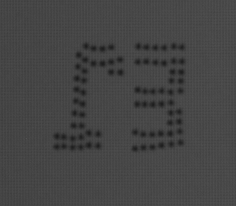
#> input picture capi_mark.png, 236 x 206 px; its folder holds only this picture in this run
$ python -i capi_white_frame.py   (imports and definitions only)
#> lines starting #> are read from the running program, lines starting #| are printed output that depends on the picture; after the words box and inside, x2 and y2 are one past the last pixel; in counts of white or black regions, pixels touching at a corner belong together
### capi_image_orientation.py
"""Orientation correction for images entering detection."""

from pathlib import Path
from typing import Optional, Union
from collections import OrderedDict
from contextlib import contextmanager
from contextvars import ContextVar
import logging
import time
import threading

import cv2
import numpy as np

logger = logging.getLogger("capi.image_io")
_IMAGE_CACHE_MAX_BYTES = 256 * 1024 * 1024
_TIFF_BUFFER_MAX_BYTES = 64 * 1024 * 1024
_NATIVE_GRAY_MODE = "single-row-gray-tiff"
_panel_image_cache = ContextVar("panel_image_cache", default=None)


# [39 lines left out: functions use_capi_aoi_fast_path, panel_image_cache, timed_inference_stage, not called in this run]


def apply_detection_orientation(
    image: Optional[np.ndarray],
    rotate_180: bool,
) -> Optional[np.ndarray]:
    if image is None or not rotate_180:
        return image
    return cv2.rotate(image, cv2.ROTATE_180)


# [64 lines left out: functions _read_cached_source, _is_single_row_gray_tiff, not called in this run]


def read_detection_image(
    image_path: Union[str, Path],
    flags: int,
    rotate_180: bool,
) -> Optional[np.ndarray]:
#> called with flags = -1, rotate_180 = False
    cache = _panel_image_cache.get()
    if cache is None or cache["owner"] != threading.get_ident():
        image = cv2.imread(str(image_path), flags)
#> image is the input picture: shape (206, 236, 3); min 27, max 82, mean 68.7
        return apply_detection_orientation(image, rotate_180)

    started = time.perf_counter()
    path = Path(image_path)
    try:
        stat = path.stat()
        signature = (stat.st_size, stat.st_mtime_ns)
    except OSError:
        signature = None
    # Only the validated 8-bit gray TIFF format can share decode modes. Keep
    # all other encodings separate, including 16-bit and EXIF behavior.
    key = (str(path), flags, bool(rotate_180))
    native_gray_key = (str(path), _NATIVE_GRAY_MODE, bool(rotate_180))
    cached = cache["images"].pop(key, None)
    if cached is None and flags in (cv2.IMREAD_UNCHANGED, cv2.IMREAD_GRAYSCALE, cv2.IMREAD_COLOR):
        cached = cache["images"].pop(native_gray_key, None)
        if cached is not None:
            key = native_gray_key
    if cached is not None:
        cached_signature, cached_image = cached
        if signature is not None and signature == cached_signature:
            cache["images"][key] = cached
            cache["hits"] += 1
            # Callers may modify their image in place; never expose the cache.
            image = (
                cv2.cvtColor(cached_image, cv2.COLOR_GRAY2BGR)
                if key == native_gray_key and flags == cv2.IMREAD_COLOR
                else cached_image.copy()
            )
            logger.info(
                "[image-io] source=%s flags=%s rotate_180=%s cache=hit total_ms=%.1f",
                path.name, flags, rotate_180, (time.perf_counter() - started) * 1000,
            )
            return image
        cache["bytes"] -= cached_image.nbytes

    cache["misses"] += 1
    read_started = time.perf_counter()
    image, reader = _read_cached_source(path, flags, signature)
    read_ms = (time.perf_counter() - read_started) * 1000
    image = apply_detection_orientation(image, rotate_180)
    key = native_gray_key if reader == "buffered-tiff" else (str(path), flags, bool(rotate_180))
    if image is not None and signature is not None and image.nbytes <= _IMAGE_CACHE_MAX_BYTES:
        replaced = cache["images"].pop(key, None)
        if replaced is not None:
            cache["bytes"] -= replaced[1].nbytes
        while cache["images"] and cache["bytes"] + image.nbytes > _IMAGE_CACHE_MAX_BYTES:
            _, (_, evicted) = cache["images"].popitem(last=False)
            cache["bytes"] -= evicted.nbytes
        cache["images"][key] = (signature, image.copy())
        cache["bytes"] += image.nbytes
    if reader == "buffered-tiff" and flags == cv2.IMREAD_COLOR:
        image = cv2.cvtColor(image, cv2.COLOR_GRAY2BGR)
    logger.info(
        "[image-io] source=%s flags=%s rotate_180=%s cache=miss reader=%s read_decode_ms=%.1f total_ms=%.1f",
        path.name, flags, rotate_180, reader, read_ms, (time.perf_counter() - started) * 1000,
    )
    return image

### capi_white_frame.py
"""Rotation-tolerant WHITEFRA bright-frame inspection.

The detector is intentionally independent from PatchCore.  It aligns the
visible long bright segments to a canonical rectangle, then checks each side
as a one-dimensional continuity signal.  An NG result participates in the
formal panel judgment.
"""

from __future__ import annotations

from dataclasses import dataclass
import logging
from pathlib import Path
from time import perf_counter
from typing import Any, Dict, Optional, Tuple

import cv2
import numpy as np

from capi_image_naming import is_white_frame_image_name
from capi_image_orientation import read_detection_image


IMAGE_EXTENSIONS = {".png", ".jpg", ".jpeg", ".tif", ".tiff"}
SIDE_ORDER = ("top", "right", "bottom", "left")
SIDE_LABELS = {
    "top": "上邊",
    "right": "右邊",
    "bottom": "下邊",
    "left": "左邊",
}


@dataclass(frozen=True)
class WhiteFrameConfig:
    max_locator_dimension: int = 1800
    brightness_floor: int = 32
    brightness_ceiling: int = 160
    brightness_percentile: float = 99.5
    min_component_span_ratio: float = 0.12
    min_component_area: int = 80
    max_component_fill_ratio: float = 0.20
    min_frame_width_ratio: float = 0.30
    min_frame_height_ratio: float = 0.30
    min_frame_area_ratio: float = 0.12
    max_frame_area_ratio: float = 0.90
    edge_band_ratio: float = 0.008
    min_edge_band_px: int = 16
    max_edge_band_px: int = 48
    corner_margin_ratio: float = 0.01
    min_corner_margin_px: int = 50
    min_break_gap_px: int = 15
    close_gap_px: int = 9
    open_signal_px: int = 3


@dataclass
class WhiteFrameInspection:
    image_path: Path
    image_size: Tuple[int, int]
    bounds: Tuple[int, int, int, int]
    payload: Dict[str, Any]


# [36 lines left out: functions find_white_frame_image, inspect_white_frame_panel, not called in this run]


def inspect_white_frame_image(
    image_path: Path,
    *,
    rotate_180: bool = False,
    config: WhiteFrameConfig = WhiteFrameConfig(),
    aoi_points: Optional[list] = None,
    product_resolution: Optional[Tuple[int, int]] = None,
    tile_size: int = 512,
    bomb_defects: Optional[list] = None,
    bomb_match_tolerance: float = 20,
) -> WhiteFrameInspection:
    started = perf_counter()
    path = Path(image_path)
    try:
        image = read_detection_image(path, cv2.IMREAD_UNCHANGED, rotate_180)
    except Exception as exc:
        return _unreadable(path, (0, 0), f"image_read_failed:{type(exc).__name__}", started)
    if image is None or image.size == 0:
        return _unreadable(path, (0, 0), "image_read_failed", started)

    try:
        gray = _to_gray_u8(image)
    except (ValueError, TypeError, cv2.error) as exc:
        return _unreadable(path, (0, 0), f"image_format_invalid:{type(exc).__name__}", started)
    height, width = gray.shape[:2]
#> height = 206; width = 236
    try:
        quad, threshold = _locate_frame(gray, config)
        side_results, output_size = _inspect_sides(gray, quad, threshold, config)
    except (ValueError, cv2.error) as exc:
        return _unreadable(
            path,
            (width, height),
            str(exc) or type(exc).__name__,
            started,
        )

    ng_sides = [side for side in SIDE_ORDER if side_results[side]["status"] == "NG"]
    angle = float(np.degrees(np.arctan2(
        float(quad[1][1] - quad[0][1]),
        float(quad[1][0] - quad[0][0]),
    )))
    x, y, box_w, box_h = cv2.boundingRect(np.rint(quad).astype(np.int32))
    bounds = (
        max(0, x),
        max(0, y),
        min(width, x + box_w),
        min(height, y + box_h),
    )
    payload = {
        "algorithm": "white-frame-cv-v1",
        "affects_judgment": True,
        "status": "NG" if ng_sides else "OK",
        "image_name": path.name,
        "angle_deg": round(angle, 3),
        "brightness_threshold": int(threshold),
        "aligned_width": int(output_size[0]),
        "aligned_height": int(output_size[1]),
        "ng_sides": ng_sides,
        "sides": side_results,
        "processing_ms": round((perf_counter() - started) * 1000.0, 1),
    }
    if aoi_points:
        payload["full_frame_status"] = payload["status"]
        payload["aoi_algorithm"] = "white-frame-aoi-cv-v1"
        payload["aoi_tiles"] = _inspect_aoi_tiles(
            gray, quad, bounds, aoi_points, product_resolution, tile_size, config,
        )
        if any(tile["status"] == "NG" for tile in payload["aoi_tiles"]):
            payload["status"] = "NG"
        payload["processing_ms"] = round((perf_counter() - started) * 1000.0, 1)
    if bomb_defects and product_resolution:
        _exclude_bomb_gaps(payload, quad, product_resolution, bomb_defects, bomb_match_tolerance)
        payload["processing_ms"] = round((perf_counter() - started) * 1000.0, 1)
    return WhiteFrameInspection(path, (width, height), bounds, payload)


# [160 lines left out: functions _exclude_bomb_gaps, _inspect_aoi_tiles, render_white_frame_aoi_tile, not called in this run]


def _unreadable(
    path: Path,
    image_size: Tuple[int, int],
    reason: str,
    started: float,
) -> WhiteFrameInspection:
    sides = {
        side: {"label": SIDE_LABELS[side], "status": "UNKNOWN", "gap_count": 0}
        for side in SIDE_ORDER
    }
    payload = {
        "algorithm": "white-frame-cv-v1",
        "affects_judgment": True,
        "status": "UNREADABLE",
        "reason": reason,
        "image_name": path.name,
        "ng_sides": [],
        "sides": sides,
        "processing_ms": round((perf_counter() - started) * 1000.0, 1),
    }
    return WhiteFrameInspection(
        path,
        image_size,
        (0, 0, image_size[0], image_size[1]),
        payload,
    )


def _to_gray_u8(image: np.ndarray) -> np.ndarray:
    if image.ndim == 2:
        gray = image
    elif image.shape[2] == 4:
        gray = cv2.cvtColor(image, cv2.COLOR_BGRA2GRAY)
    else:
        gray = cv2.cvtColor(image, cv2.COLOR_BGR2GRAY)
    if gray.dtype == np.uint8:
        return gray
    max_value = float(np.iinfo(gray.dtype).max) if np.issubdtype(gray.dtype, np.integer) else float(np.max(gray))
    if max_value <= 0:
        return np.zeros(gray.shape, dtype=np.uint8)
    return np.clip(gray.astype(np.float32) * (255.0 / max_value), 0, 255).astype(np.uint8)


def _threshold_value(gray: np.ndarray, config: WhiteFrameConfig) -> int:
    percentile = float(np.percentile(gray, config.brightness_percentile))
    return int(round(np.clip(
        max(float(config.brightness_floor), percentile),
        config.brightness_floor,
        config.brightness_ceiling,
    )))


def _locate_frame(
    gray: np.ndarray,
    config: WhiteFrameConfig,
) -> Tuple[np.ndarray, int]:
    height, width = gray.shape[:2]
#> height = 206; width = 236
    scale = min(1.0, float(config.max_locator_dimension) / max(height, width))
#> scale = 1
    if scale < 1.0:
        small = cv2.resize(gray, None, fx=scale, fy=scale, interpolation=cv2.INTER_AREA)
    else:
        small = gray

    threshold = _threshold_value(small, config)
#> in _threshold_value, `percentile = float(np.percentile(gray, config.brightness_percentile))`: percentile = 77
#> threshold = 77
    mask = (small >= threshold).astype(np.uint8)
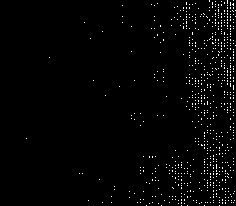
#> mask: shape (206, 236); values 0 (black) and 1 (white), 1.9% white in thin lines or dots, all inside (x1, y1, x2, y2) = (26, 0, 236, 206)
    count, labels, stats, _centroids = cv2.connectedComponentsWithStats(mask, 8)
#> labels: shape (206, 236) int32; 715 distinct labels, from 0 to 714
#> count = 715; stats = 715 rows, first 6: [0, 0, 236, 206, 47700], [209, 0, 1, 2, 2], [215, 1, 1, 1, 1], [221, 1, 1, 1, 1], [227, 0, 1, 4, 4], [233, 0, 1, 1, 1]
    small_h, small_w = small.shape[:2]
#> small_h = 206; small_w = 236
    keep_ids = []
    for component_id in range(1, count):
        _x, _y, comp_w, comp_h, area = (int(value) for value in stats[component_id])
        spans_frame = (
            comp_w >= small_w * config.min_component_span_ratio
            or comp_h >= small_h * config.min_component_span_ratio
        )
        fill_ratio = float(area) / max(1, comp_w * comp_h)
        short_span = max(1, min(comp_w, comp_h))
        is_thin_segment = (
            short_span <= max(8, int(round(min(small_w, small_h) * 0.03)))
            or max(comp_w, comp_h) / short_span >= 4.0
        )
        if (
            spans_frame
            and area >= config.min_component_area
            and (is_thin_segment or fill_ratio <= config.max_component_fill_ratio)
        ):
            keep_ids.append(component_id)
#> this loop made 714 passes
#> (comp_w, comp_h, area, fill_ratio, short_span) on passes 1 to 3: (1, 2, 2, 1, 1), (1, 1, 1, 1, 1), (1, 1, 1, 1, 1)
#> after the loop, keep_ids = []
    if not keep_ids:
        raise ValueError("frame_segments_not_found")

    ys, xs = np.where(np.isin(labels, keep_ids))
    if len(xs) < 4:
        raise ValueError("insufficient_frame_points")
    points = np.column_stack((xs, ys)).astype(np.float32)
    pixel_scale = np.array([width / small_w, height / small_h], dtype=np.float32)
    points = (points + 0.5) * pixel_scale - 0.5
    rect = cv2.minAreaRect(points)
    quad = _order_quad(cv2.boxPoints(rect))

    top, right, bottom, left = _quad_lengths(quad)
    frame_w = max(top, bottom)
    frame_h = max(left, right)
    frame_area = abs(float(cv2.contourArea(quad)))
    image_area = float(width * height)
    if frame_w < width * config.min_frame_width_ratio:
        raise ValueError("frame_width_too_small")
    if frame_h < height * config.min_frame_height_ratio:
        raise ValueError("frame_height_too_small")
    if not (image_area * config.min_frame_area_ratio <= frame_area <= image_area * config.max_frame_area_ratio):
        raise ValueError("frame_area_out_of_range")
    return _fit_frame_quad(points, quad, config.max_edge_band_px), _threshold_value(gray, config)


# [167 lines left out: functions _fit_frame_quad, _order_quad, _quad_lengths, _inspect_sides, _clean_presence, _missing_runs and 1 more, not called in this run]

>>> result = inspect_white_frame_image('capi_mark.png')
